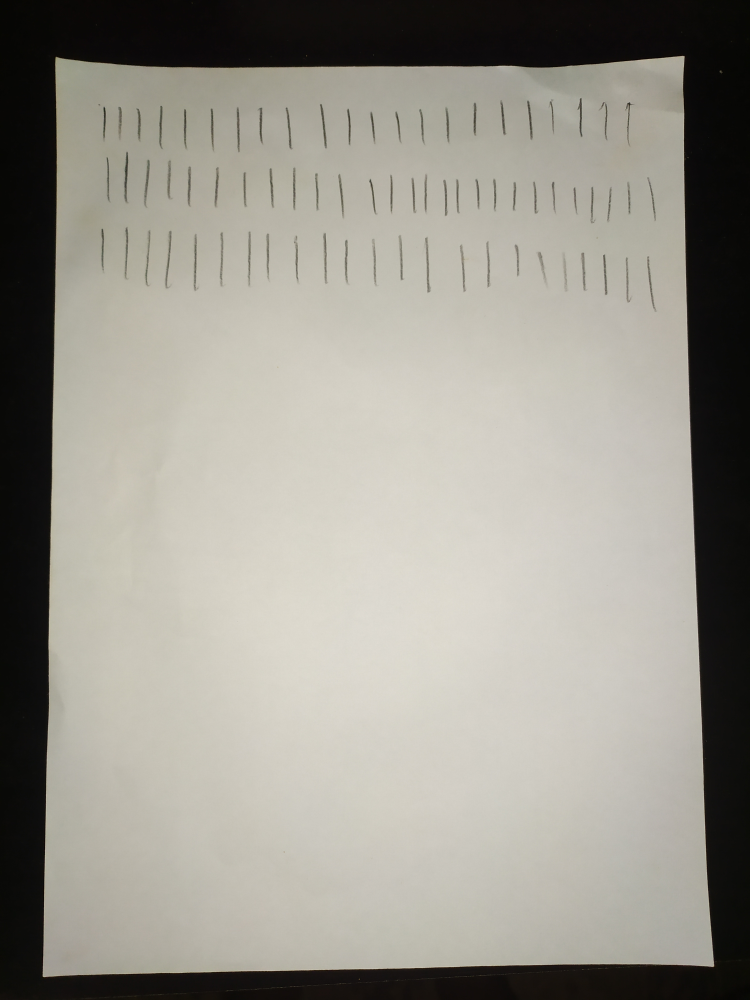
#> input picture api/images/heytor_1.jpg, 3000 x 4000 px (shown at 1/4 size)
$ python -i image.py   (imports and definitions only)
#> lines starting #> are read from the running program, lines starting #| are printed output that depends on the picture; after the words box and inside, x2 and y2 are one past the last pixel; in counts of white or black regions, pixels touching at a corner belong together
import cv2, os
from detection.ordination import check_palo

# [26 lines left out: functions resize_image, crop_image_header_footer, not called in this run]

def process_image(image):
	dst = cv2.fastNlMeansDenoisingColored(image,None,10,10,7,21)
	gray = cv2.cvtColor(dst, cv2.COLOR_BGR2GRAY)
	blur = cv2.GaussianBlur(gray,(5,5),0)
	thresh = cv2.threshold(blur, 0, 255, cv2.THRESH_BINARY_INV + cv2.THRESH_OTSU)[1]
	return thresh

# [20 lines left out: functions sort_contours, checkBorderXY, not called in this run]

def crop_image(path):
#> called with path = '../images/heytor_1.jpg'
    OUTPUT_DIR = '/usr/src/frite/api/detection/images/crop'
    basename = os.path.basename(path)
    image = cv2.imread(path)
#> image is the input picture: shape (4000, 3000, 3); mean B, G, R 140.9, 149.9, 152.8

    ########### MIDDLE LINE ###########
    height = image.shape[0]
#> height = 4000
    width = image.shape[1]
#> width = 3000
    thresh = process_image(image)
#> in process_image, `thresh = cv2.threshold(blur, 0, 255, cv2.THRESH_BINARY_INV + cv2.THRES..`:
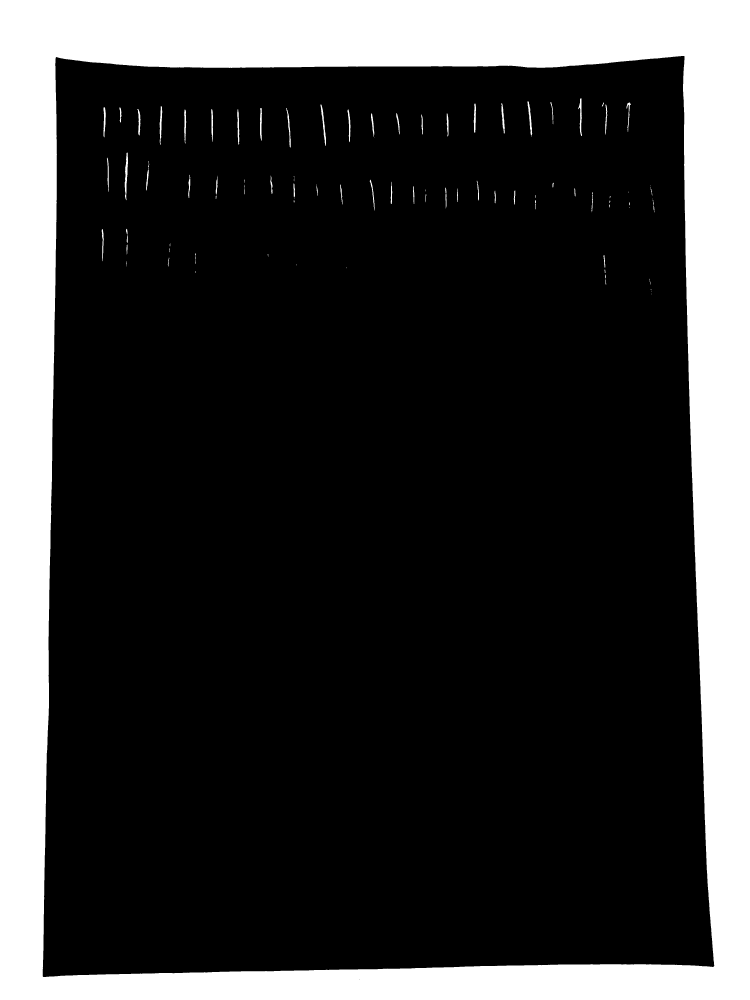
#> thresh: shape (4000, 3000) (shown at 1/4 size); 22.6% white; 88 white regions (17 under 20 px)
    cnts = cv2.findContours(thresh, cv2.RETR_EXTERNAL, cv2.CHAIN_APPROX_SIMPLE)
#> cnts = 1 contour; box (x1, y1, x2, y2) and area: (0, 0, 3000, 4000) 11993001
    cnts = cnts[0] if len(cnts) == 2 else cnts[1]
#> cnts = [[[0, 0], [0, 3999], [2999, 3999], [2999, 0]]]

    rect_list = []
    for c in cnts:
        x,y,w,h = cv2.boundingRect(c)
        rect_list.append((x, y, w, h))
#> this loop made 1 pass
#> (c, x, y, w, h) on pass 1: ([[0, 0], [0, 3999], [2999, 3999], [2999, 0]], 0, 0, 3000, 4000)
#> after the loop, rect_list = [(0, 0, 3000, 4000)]

    def middle(aux):
        return aux[2]

    middle_line = max(rect_list, key=middle)
#> middle_line = (0, 0, 3000, 4000)
    crop_line = middle_line[1] + middle_line[3]
#> crop_line = 4000
    crop_image = image[crop_line:height, 0:width]
#> crop_image = empty array

    ########### BLANK SPACE ###########
    height = crop_image.shape[0]
#> height = 0
    width = crop_image.shape[1]
    thresh = process_image(crop_image)

    cnts = cv2.findContours(thresh, cv2.RETR_EXTERNAL, cv2.CHAIN_APPROX_SIMPLE)
    cnts = cnts[0] if len(cnts) == 2 else cnts[1]

    rect_list = []
    for c in cnts:
        x,y,w,h = cv2.boundingRect(c)
        if checkBorderXY(x, y):
            if check_palo(x, y, w, h):
                rect_list.append((x, y, w, h))

    def last(aux):
        return aux[1]

    last_palo = max(rect_list, key=last)
    crop_image_blank = crop_image[:(last_palo[1]+last_palo[3])+75,30:width-29]
    cv2.imwrite(OUTPUT_DIR + '/' + basename, crop_image_blank)

#> (the run stopped early here; a loop or call above may not have finished)
